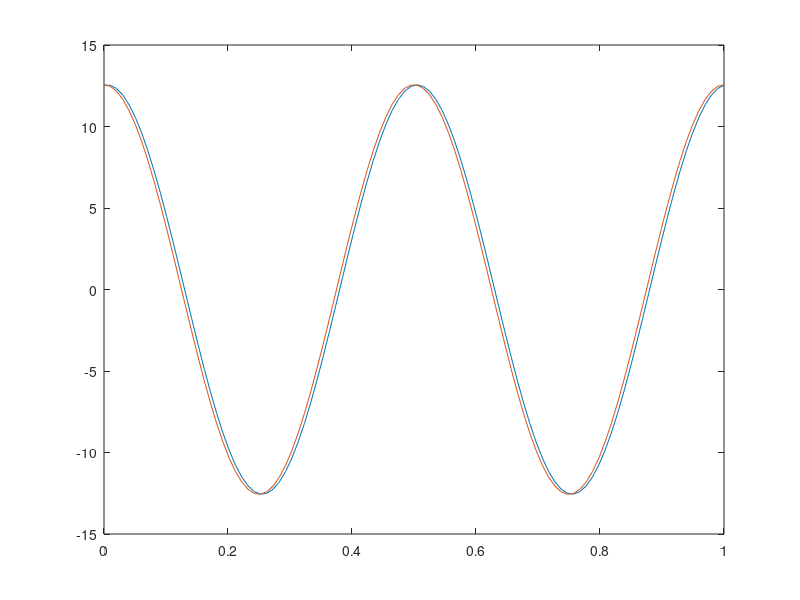

This chart was generated by the following MATLAB code:
% W. Doerfler: Einfuehrung in Matlab und numerische Algorithmen
% Karlsruher Institut fuer Technologie, Fakultaet fuer Mathematik

%% Vorbereiten
clear all;% Loescht den Workspace
close all;% Schliesst alle Fenster
figure(1);% Oeffnet Fenster '1'
format compact% Kompakte Ausgabe

%% Funktionen auf Matrizen
% Komponentenweise vs. Matrixoperation
disp('Sektion 1:');
A = [0.5,1;0.7,1.5]*pi; sin(A)
A = [1,1;0,2]; A.^2, A^2
A = eye(3); exp(A), expm(A)

%% Einfache Funktionsplots
disp('Sektion 2:');
N = 10;
x = linspace(0,1,N)'*pi;
fx = sin(x)
plot(x,fx)
fx = exp(x)-1-x; plot(x,fx)
fx = 1./(1+x); plot(x,fx)

%% Elementare Vektor/Matrix-Funktionen, einfacher Plot
% Bestimme max{f(x):a<=x<=b} (max -- min)
disp('Sektion 3:');
a = 0; b = 1; N = 100;
x = linspace(a,b,N)'; fx = sin(4*pi*x); plot(x,fx);
[fm,im] = max(fx);% Analog 'min'
xm = x(im), fm
% Absolutbetrag (abs)
gx = abs(fx);
figure(1);
   plot(x,gx);

%% Diag
disp('Sektion 4:');
A = magic(4)% 'Magisches Quadrat'
D = diag(A)
v = (1:4)';
diag(v), diag(v,1), diag(v,-1)
D = diag(diag(A))

%% "Gleichrichter"  max -- find
disp('Sektion 5:');
gx = max(fx,0); plot(x,gx);% Alternative: max
gx = fx; gx(find(fx<0))= 0; plot(x,gx);% Alter Befehl: find
gx = fx; gx(fx<0)= 0; plot(x,gx);% Schnellere Alternative: 'logical indexing'

%% sum -- cumsum
% Integral ueber [0,1] von f (sum)
disp('Sektion 6:');
integ_f = sum(fx(2:end))/(N-1)
% Diskrete Stammfunktion (cumsum)
stamm_f = (1-cos(4*pi*x))/(4*pi);
stamm_fN = cumsum(fx)/(N-1); plot(x,stamm_fN,x,stamm_f);
fehler = max(abs(stamm_f-stamm_fN))/max(abs(stamm_f))
% Bemerkungen:
% - Berechnen Sie den Fehler fuer verschiedene N: fehler = O(1/N).
% - Recherchieren: trapz, integral

%% Ableitung -- diff
disp('Sektion 7:');
dfxN = diff(fx)*(N-1); dfxN = [dfxN(1);dfxN];
dfx = 4*pi*cos(4*pi*x); plot(x,dfxN,x,dfx);
fehler = max(abs(dfx-dfxN))/max(abs(dfx))

%% Berechnen des Fehlers der Approximation von f'(x0)
disp('Sektion 8:');
x0 = 0.47; N = 100;
dfx0 = 4*pi*cos(4*pi*x0);
f1 = sin(4*pi*x0); f2 = sin(4*pi*(x0+1/N));
fehler = max(abs(dfx0-(f2-f1)*N))
% Bemerkung: Fehler ist O(1/N) bis N=10^8, danach wachsend!

%% ENDE
